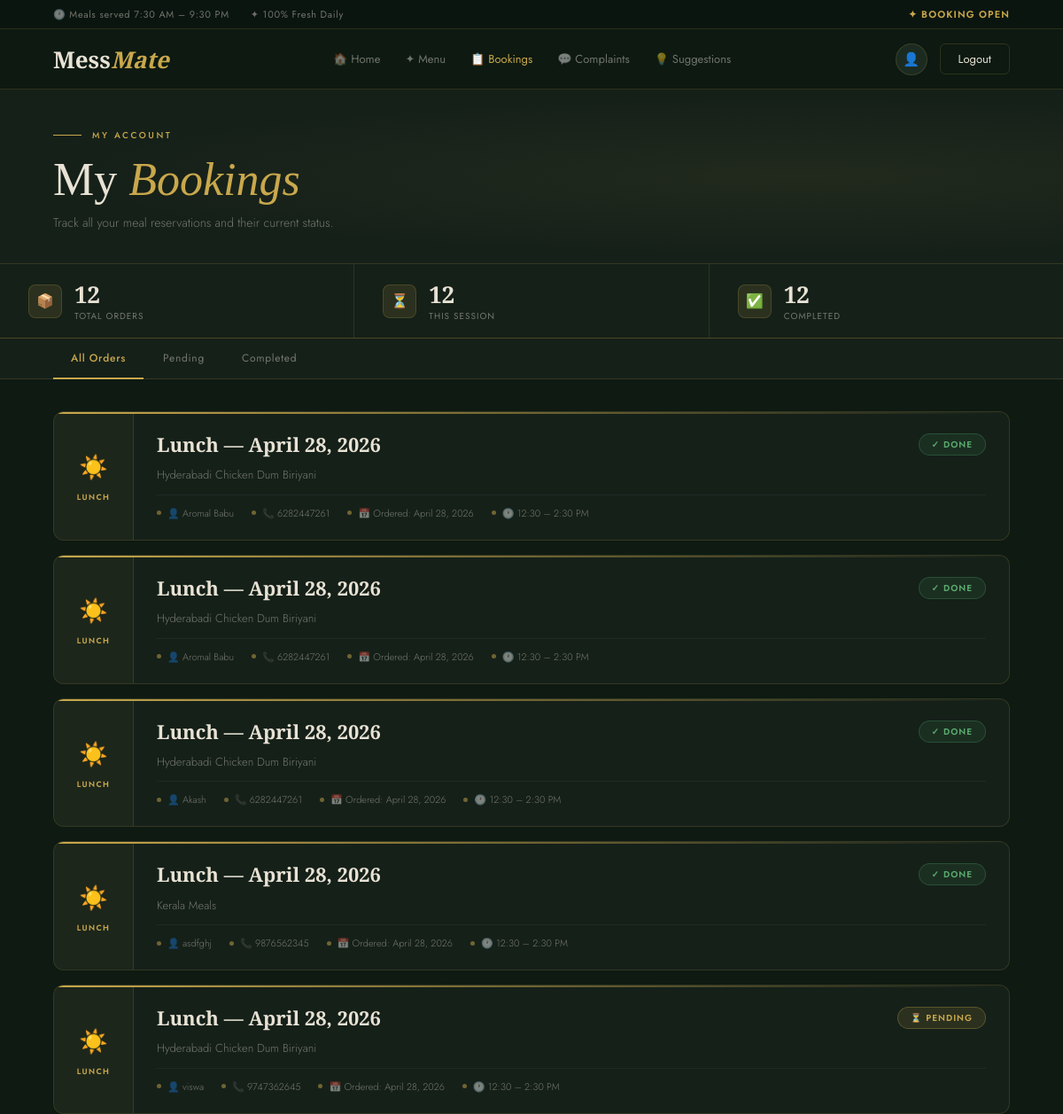
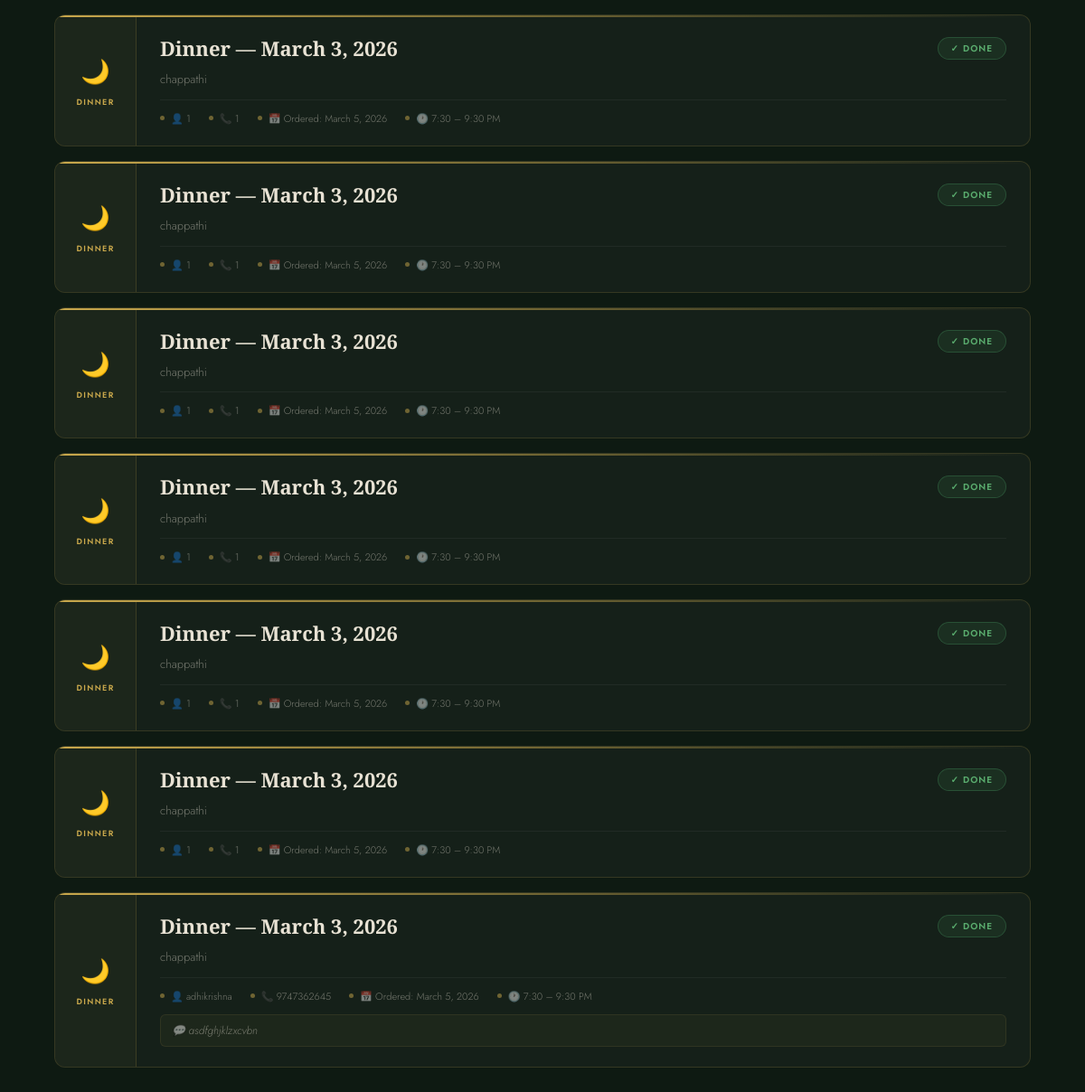
/mybookings/ (signed in), run on the app's committed database (2 pictures, top to bottom).
### enteapp/models.py (models this page shows, shortened)
class Order(models.Model):
    LOGIN = models.ForeignKey(Login, on_delete=models.CASCADE)
    menu = models.ForeignKey(Adminaddmenu, on_delete=models.CASCADE)
    name = models.CharField(max_length=100)
    phone = models.CharField(max_length=15)
    description = models.TextField(blank=True, null=True)
    status = models.CharField(max_length=20, default="Pending")
    order_date = models.DateField(auto_now_add=True)

class Adminaddmenu(models.Model):
    MENU_TYPES = (
        ('Breakfast', 'Breakfast'),
        ('Lunch', 'Lunch'),
        ('Dinner', 'Dinner'),
        ('Snacks', 'Snacks'),
    )
    date = models.DateField()
    menu_type = models.CharField(max_length=20, choices=MENU_TYPES)
    items = models.TextField()
    image = models.ImageField(upload_to='menu_images/', null=True, blank=True)

### enteapp/views.py (the view)
# urls.py: path('mybookings/', views.mybookings, name='mybookings'),
def mybookings(request):
    lid = request.session.get("lid")
    orders = Order.objects.filter(LOGIN_id=lid).order_by('-order_date')
    return render(request, "mybookings.html", {"orders": orders})

### templates/mybookings.html (shortened to what this page needs)
<!DOCTYPE html>
<html lang="en">
<head>
</head>
<body>
<div class="topbar">
    <div class="left">
        <span>🕐 Meals served 7:30 AM – 9:30 PM</span>
        <span>✦ 100% Fresh Daily</span>
    </div>
    <span class="booking-open">✦ BOOKING OPEN</span>
</div>
<nav class="navbar">
    <a class="logo" href="{% url 'home' %}">Mess<span>Mate</span></a>
    <div class="nav-links">
        <a href="{% url 'home' %}">🏠 Home</a>
        <a href="{% url 'menu' %}">✦ Menu</a>
        <a href="{% url 'mybookings' %}" class="active">📋 Bookings</a>
        <a href="{% url 'complaint' %}">💬 Complaints</a>
        <a href="{% url 'addsuggestion' %}">💡 Suggestions</a>
    </div>
    <div class="nav-right">
        <div class="avatar">👤</div>
        <a href="{% url 'userlogin' %}" class="logout-btn">Logout</a>
    </div>
</nav>
<div class="page-hero">
    <div class="hero-label">My Account</div>
    <h1>My <em>Bookings</em></h1>
    <p>Track all your meal reservations and their current status.</p>
</div>
<div class="stats-row">
    <div class="stat-box">
        <div class="stat-icon">📦</div>
        <div class="stat-info">
            <div class="stat-num">{{ orders.count }}</div>
            <div class="stat-label">Total Orders</div>
        </div>
    </div>
    <div class="stat-box">
        <div class="stat-icon">⏳</div>
        <div class="stat-info">
            <div class="stat-num">{{ orders|length }}</div>
            <div class="stat-label">This Session</div>
        </div>
    </div>
    <div class="stat-box">
        <div class="stat-icon">✅</div>
        <div class="stat-info">
            <div class="stat-num">
                {% with done=0 %}
                    {{ orders|length }}
                {% endwith %}
            </div>
            <div class="stat-label">Completed</div>
        </div>
    </div>
</div>
<div class="filter-bar">
    <button class="filter-tab active" onclick="filterOrders(this,'all')">All Orders</button>
    <button class="filter-tab" onclick="filterOrders(this,'Pending')">Pending</button>
    <button class="filter-tab" onclick="filterOrders(this,'Done')">Completed</button>
</div>
<div class="bookings-container" id="bookingsList">
    {% if orders %}
        {% for order in orders %}
        <div class="booking-card" data-status="{{ order.status }}">
            <div class="card-accent"></div>
            <div class="card-inner">
                <div class="meal-stripe">
                    <div class="meal-emoji">
                        {% if order.menu.menu_type == "Breakfast" %}🌅
                        {% elif order.menu.menu_type == "Lunch" %}☀️
                        {% elif order.menu.menu_type == "Dinner" %}🌙
                        {% elif order.menu.menu_type == "Snacks" %}🍪
                        {% else %}🍽️{% endif %}
                    </div>
                    <div class="meal-type-label">{{ order.menu.menu_type }}</div>
                </div>
                <div class="card-content">
                    <div class="card-top">
                        <div class="booking-title">{{ order.menu.menu_type }} — {{ order.menu.date }}</div>
                        <div class="status-badge {% if order.status == 'Done' %}status-done{% elif order.status == 'Pending' %}status-pending{% else %}status-cancelled{% endif %}">
                            {% if order.status == 'Done' %}✓ Done{% else %}⏳ {{ order.status }}{% endif %}
                        </div>
                    </div>
                    <div class="items-preview">{{ order.menu.items }}</div>
                    <div class="card-meta">
                        <div class="meta-item">
                            <div class="meta-dot"></div>
                            👤 {{ order.name }}
                        </div>
                        <div class="meta-item">
                            <div class="meta-dot"></div>
                            📞 {{ order.phone }}
                        </div>
                        <div class="meta-item">
                            <div class="meta-dot"></div>
                            📅 Ordered: {{ order.order_date }}
                        </div>
                        {% if order.menu.menu_type == "Breakfast" %}
                        <div class="meta-item">
                            <div class="meta-dot"></div>
                            🕐 7:30 – 9:30 AM
                        </div>
                        {% elif order.menu.menu_type == "Lunch" %}
                        <div class="meta-item">
                            <div class="meta-dot"></div>
                            🕐 12:30 – 2:30 PM
                        </div>
                        {% else %}
                        <div class="meta-item">
                            <div class="meta-dot"></div>
                            🕐 7:30 – 9:30 PM
                        </div>
                        {% endif %}
                    </div>
                    {% if order.description %}
                    <div class="desc-note">
                        💬 {{ order.description }}
                    </div>
                    {% endif %}
                </div>
            </div>
        </div>
        {% endfor %}
    {% endif %}
</div>
</body>
</html>

### data on the page
Order: menu.menu_type "LUNCH", menu.menu_type "Lunch", menu "April 28, 2026", status "✓ DONE", menu.items "Hyderabadi Chicken Dum Biriyani", name "Aromal Babu", phone "6282447261", order_date "April 28, 2026", shows "🕐 12:30 – 2:30 PM"
Order: menu.menu_type "LUNCH", menu.menu_type "Lunch", menu "April 28, 2026", status "✓ DONE", menu.items "Hyderabadi Chicken Dum Biriyani", name "Aromal Babu", phone "6282447261", order_date "April 28, 2026", shows "🕐 12:30 – 2:30 PM"
Order: menu.menu_type "LUNCH", menu.menu_type "Lunch", menu "April 28, 2026", status "✓ DONE", menu.items "Hyderabadi Chicken Dum Biriyani", name "Akash", phone "6282447261", order_date "April 28, 2026", shows "🕐 12:30 – 2:30 PM"
Order: menu.menu_type "LUNCH", menu.menu_type "Lunch", menu "April 28, 2026", status "✓ DONE", menu.items "Kerala Meals", name "asdfghj", phone "9876562345", order_date "April 28, 2026", shows "🕐 12:30 – 2:30 PM"
Order: menu.menu_type "LUNCH", menu.menu_type "Lunch", menu "April 28, 2026", status "PENDING", menu.items "Hyderabadi Chicken Dum Biriyani", name "viswa", phone "9747362645", order_date "April 28, 2026", shows "🕐 12:30 – 2:30 PM"
Order: menu.menu_type "DINNER", menu.menu_type "Dinner", menu "March 3, 2026", status "✓ DONE", menu.items "chappathi", name "1", phone "1", order_date "March 5, 2026", shows "🕐 7:30 – 9:30 PM"
Order: menu.menu_type "DINNER", menu.menu_type "Dinner", menu "March 3, 2026", status "✓ DONE", menu.items "chappathi", name "1", phone "1", order_date "March 5, 2026", shows "🕐 7:30 – 9:30 PM"
Order: menu.menu_type "DINNER", menu.menu_type "Dinner", menu "March 3, 2026", status "✓ DONE", menu.items "chappathi", name "1", phone "1", order_date "March 5, 2026", shows "🕐 7:30 – 9:30 PM"
Order: menu.menu_type "DINNER", menu.menu_type "Dinner", menu "March 3, 2026", status "✓ DONE", menu.items "chappathi", name "1", phone "1", order_date "March 5, 2026", shows "🕐 7:30 – 9:30 PM"
Order: menu.menu_type "DINNER", menu.menu_type "Dinner", menu "March 3, 2026", status "✓ DONE", menu.items "chappathi", name "1", phone "1", order_date "March 5, 2026", shows "🕐 7:30 – 9:30 PM"
Order: menu.menu_type "DINNER", menu.menu_type "Dinner", menu "March 3, 2026", status "✓ DONE", menu.items "chappathi", name "1", phone "1", order_date "March 5, 2026", shows "🕐 7:30 – 9:30 PM"
Order: menu.menu_type "DINNER", menu.menu_type "Dinner", menu "March 3, 2026", status "✓ DONE", menu.items "chappathi", name "adhikrishna", phone "9747362645", order_date "March 5, 2026", shows "🕐 7:30 – 9:30 PM", description "asdfghjklzxcvbn"

### other printed values
{{ orders.count }} "12"
{{ orders|length }} "12"
